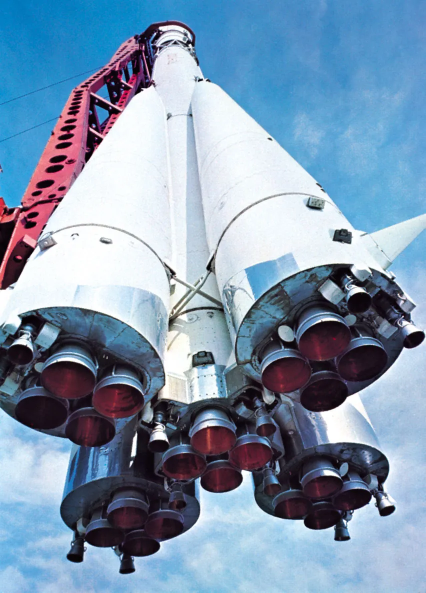
#> input picture spaceship.webp, 851 x 1185 px, found by its file name (shown at 1/2 size)
$ python Pillow_Practicals.py
#> lines starting #> are read from the running program, lines starting #| are printed output that depends on the picture
from PIL import Image
from IPython.display import display


# ============================================================
# 1. Open an image using Pillow
# ============================================================

img = Image.open("/content/spaceship.webp")
#> img is the input picture: PIL image 851x1185 RGB; mean R, G, B 126.6, 150.5, 174.9

print("1. Image opened successfully")


# ============================================================
# 2. Display an image using Pillow
# ============================================================

print("\n2. Original Image:")
display(img)


# ============================================================
# 3. Print mode, size, and format
# ============================================================

print("\n3. Image Information")
print("Mode:", img.mode)
#| Mode: RGB
print("Size:", img.size)
#| Size: (851, 1185)
print("Format:", img.format)
#| Format: WEBP


# ============================================================
# 4. Rotate an image by 40 degrees
# ============================================================

rotated = img.rotate(40)
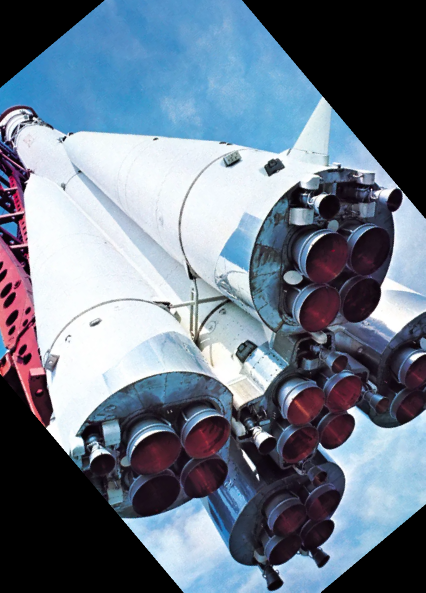
#> rotated: PIL image 851x1185 RGB (shown at 1/2 size); mean R, G, B 106.8, 120.4, 136.7

print("\n4. Rotated Image (40 degrees):")
display(rotated)


# ============================================================
# 5. Flip image vertically and save as vertical.png
# ============================================================

vertical = img.transpose(Image.FLIP_TOP_BOTTOM)
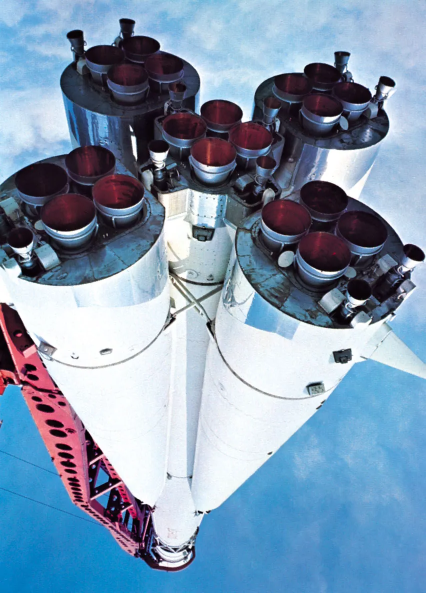
#> vertical: PIL image 851x1185 RGB (shown at 1/2 size); mean R, G, B 126.6, 150.5, 174.9

vertical.save("/content/vertical.png")

print("\n5. Vertically Flipped Image:")
display(vertical)
print("Saved as vertical.png")


# ============================================================
# 6. Resize image to 100 x 300 pixels
# ============================================================

print("\n6. Resize to 100 x 300")

print("Before resizing:", img.size)
#| Before resizing: (851, 1185)
display(img)

resized = img.resize((100, 300))
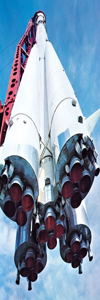
#> resized: PIL image 100x300 RGB; mean R, G, B 126.6, 150.5, 174.8

print("After resizing:", resized.size)
#| After resizing: (100, 300)
display(resized)


# ============================================================
# 7. Resize image to 40 x 40 using BILINEAR
# ============================================================

print("\n7. Resize to 40 x 40 using BILINEAR")

print("Before resizing:", img.size)
#| Before resizing: (851, 1185)
display(img)

resized_test = img.resize((40, 40), Image.BILINEAR)
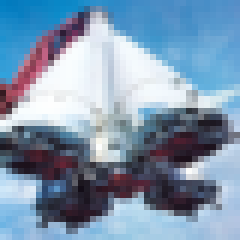
#> resized_test: PIL image 40x40 RGB (shown 6 times larger); mean R, G, B 126.6, 150.5, 174.9

print("After resizing:", resized_test.size)
#| After resizing: (40, 40)
display(resized_test)

resized_test.save("/content/resized_test.jpg")

print("Saved as resized_test.jpg")


# ============================================================
# 8. Display original size and new size
# ============================================================

print("\n8. Original and New Size")

print("Original size:", img.size)
#| Original size: (851, 1185)

new_image = img.resize((100, 300))

print("New size:", new_image.size)
#| New size: (100, 300)


# ============================================================
# 9. Crop an image using specified coordinates
# ============================================================

print("\n9. Cropping Image")

print("Original Image:")
display(img)

cropped = img.crop((100, 100, 400, 400))
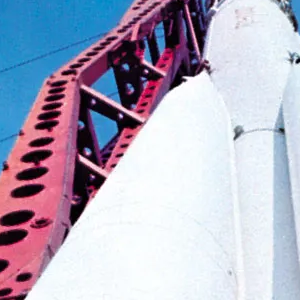
#> cropped: PIL image 300x300 RGB; mean R, G, B 176.4, 174, 193.5

print("Cropped Image:")
display(cropped)


# ============================================================
# 10. Open, crop and store in separate variable
# ============================================================

print("\n10. Crop and Store in Separate Variable")

cropped_image = img.crop((100, 100, 400, 400))

print("Cropped image stored in variable: cropped_image")
display(cropped_image)
